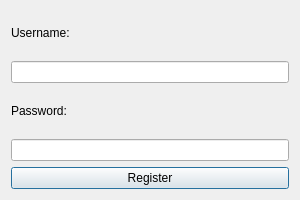
<?xml version="1.0" encoding="UTF-8"?>
<ui version="4.0">
 <class>RegisterDialog</class>
 <widget class="QDialog" name="RegisterDialog">
  <property name="geometry">
   <rect>
    <x>0</x>
    <y>0</y>
    <width>300</width>
    <height>200</height>
   </rect>
  </property>
  <property name="windowTitle">
   <string>Register</string>
  </property>
  <layout class="QVBoxLayout" name="verticalLayout">
   <item>
    <widget class="QLabel" name="label">
     <property name="text">
      <string>Username:</string>
     </property>
    </widget>
   </item>
   <item>
    <widget class="QLineEdit" name="username_input"/>
   </item>
   <item>
    <widget class="QLabel" name="label_2">
     <property name="text">
      <string>Password:</string>
     </property>
    </widget>
   </item>
   <item>
    <widget class="QLineEdit" name="password_input">
     <property name="echoMode">
      <enum>QLineEdit::Password</enum>
     </property>
    </widget>
   </item>
   <item>
    <widget class="QPushButton" name="register_button">
     <property name="text">
      <string>Register</string>
     </property>
    </widget>
   </item>
  </layout>
 </widget>
 <resources/>
 <connections/>
</ui>
